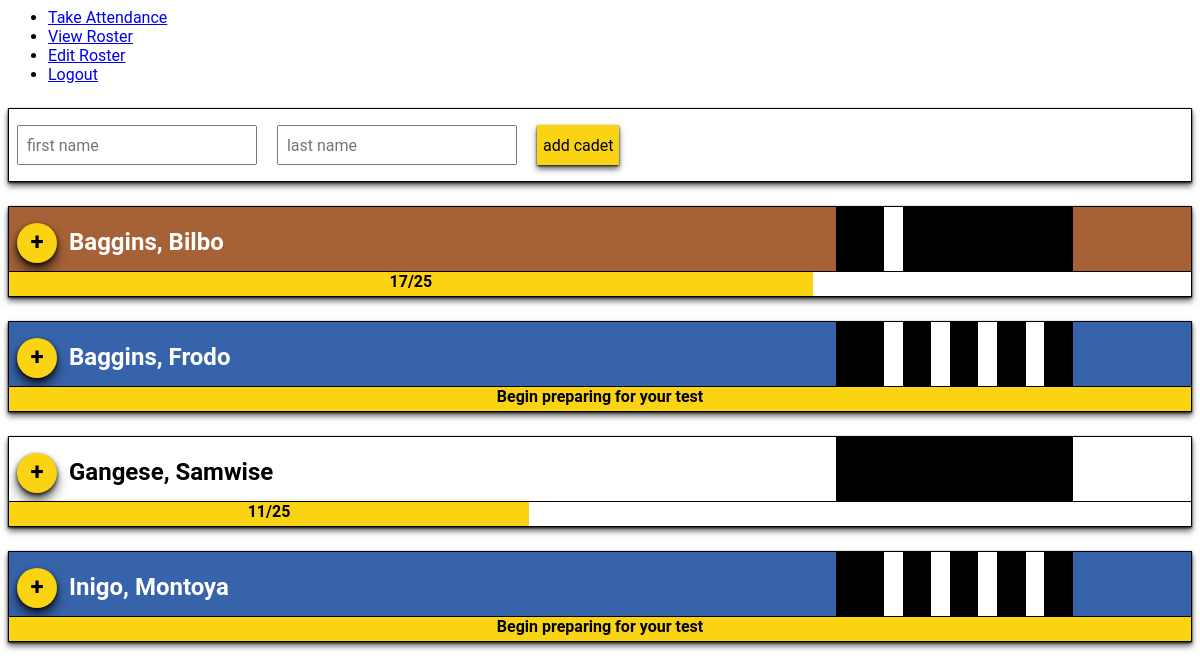
/add (signed in), run on the app's committed database.
### tables this page shows
CREATE TABLE cadets(id INTEGER NOT NULL PRIMARY KEY, last_name TEXT NOT NULL, first_name TEXT NOT NULL, attendance_current_rank INTEGER NOT NULL, attendance_total INTEGER NOT NULL, time INTEGER NOT NULL DEFAULT CURRENT_DATE, rank TEXT NOT NULL DEFAULT "white", CONSTRAINT unq UNIQUE (last_name, first_name));

### application.py (the view)
@app.route("/add", methods=["GET", "POST"])
@login_required
def add():
    if request.method ==  "POST":
        first = request.form.get("first").upper()
        last = request.form.get("last").upper()
        if first == "" or last == "":
            msg = "please provide your first and last name"
            return error(msg)
        else:
            c.execute("SELECT first_name, last_name FROM cadets WHERE first_name=? AND last_name=?", (first, last))
            exists = c.fetchone()
            if exists == None:
                c.execute("INSERT INTO cadets (first_name, last_name, attendance_current_rank, attendance_total) VALUES (?, ?, 1, 1)", (first, last))
                conn.commit()
                return redirect("/add")
            else:
                msg = "this name already exists in the database"
                return error(msg)
    else:
        cadets = c.execute("SELECT * FROM cadets ORDER BY last_name ASC")
        return render_template("add.html", cadets = cadets)

### application.py (called while the page is built)
def login_required(f):
    @wraps(f)
    def decorated_function(*args, **kwargs):
        if session.get("user_id") is None:
            return redirect(url_for("login", next=request.url))
        return f(*args, **kwargs)
    return decorated_function

### templates/add.html (shortened to what this page needs)
{% extends "layout.html" %}
{% block main %}
    <div class="cadet_info card">
        <form action="{{ url_for('add') }}" method="post">
            <input type="text" name="first" placeholder="first name"/>
            <input type="text" name="last" placeholder="last name"/>
            <button type="submit">add cadet</button>
        </form>
    </div>
    <p>
    {% for cadet in cadets %}
        <div class="card">
            <div class="cadet_info" id="{{ cadet.rank }}">
                <a href="/check_in/{{cadet.first_name}},{{cadet.last_name}}"/><button class="checkin">+</button></a>
                <span class="important">{{ cadet.last_name.capitalize() }},  {{ cadet.first_name.capitalize() }}</span>
                <div class="stripes_bar">
                    <div class="stripe num{% if cadet.attendance_current_rank > 99 %}4{% else %}{{ ((cadet.attendance_current_rank-(cadet.attendance_current_rank%25))/25)|int }}{% endif %} first_stripe">
                    </div>
                    <div class="stripe num{% if cadet.attendance_current_rank > 99 %}4{% else %}{{ ((cadet.attendance_current_rank-(cadet.attendance_current_rank%25))/25)|int }}{% endif %} second_stripe">
                    </div>
                    <div class="stripe num{% if cadet.attendance_current_rank > 99 %}4{% else %}{{ ((cadet.attendance_current_rank-(cadet.attendance_current_rank%25))/25)|int }}{% endif %} third_stripe">
                    </div>
                    <div class="stripe num{% if cadet.attendance_current_rank > 99 %}4{% else %}{{ ((cadet.attendance_current_rank-(cadet.attendance_current_rank%25))/25)|int }}{% endif %} fourth_stripe">
                    </div>
                </div>
            </div>
            <div class="progress_bar">
                <div class="progress_fill" style="width: {{ ((cadet.attendance_current_rank % 25)/25)*100|round(1) }}%">
                    {{ cadet.attendance_current_rank % 25 }}/25
                </div>
                <div class="ready_to_test stripe{% if cadet.attendance_current_rank > 99 %}4{% else %}{{ ((cadet.attendance_current_rank-(cadet.attendance_current_rank%25))/25)|int }}{% endif %}">
                    Begin preparing for your test
                </div>
            </div>
        </div>
    {% endfor %}
    </p>
{% endblock %}

### static/stylesheet/styles.css (style rules this page uses)
body { font-family: "Roboto", "Noto Sans", sans-serif; font-size: 16px; box-sizing: border-box; }
input { font-family: "Roboto", "Noto Sans", sans-serif; font-size: 16px; padding-left:8px; font-family: "Roboto", "Noto Sans", sans-serif; height: 40px; min-width: 240px; margin: 8px; }
button { font-size:16px; font-family:"Roboto", "Noto Sans", sans-serif; border:none; box-shadow: 0 1px 2px 0 rgba(0, 0, 0, .8), 0 4px 6px 0 rgba(0, 0, 0, .6); background-color:#FAD312; color: black; height:40px; min-width:40px; margin:8px; }
.important { font-size:24px; font-weight: bold; }
.cadet_info { border:1px solid black; position:relative; margin-top:24px; padding-top:8px; max-height:64px; }
.card { box-shadow: 0 1px 2px 0 rgba(0, 0, 0, .8), 0 4px 6px 0 rgba(0, 0, 0, .6); }
.stripes_bar { position:absolute; top:0; right:10%; background-color: black; height:65px; width: 20%; }
.stripe { position:absolute; border:none; background-color: white; width:8%; height:64px; visibility:hidden; }
.stripe.first_stripe { left:20%; }
.stripe.num1.first_stripe, .stripe.num2.first_stripe, .stripe.num3.first_stripe, .stripe.num4.first_stripe { visibility:visible; }
.stripe.second_stripe { left:40%; }
.stripe.num2.second_stripe, .stripe.num3.second_stripe, .stripe.num4.second_stripe { visibility:visible; }
.stripe.third_stripe { left:60%; }
.stripe.num3.third_stripe, .stripe.num4.third_stripe { visibility: visible; }
.stripe.fourth_stripe { left:80%; }
.stripe.num4.fourth_stripe { visibility: visible; }
.checkin { font-size:24px; padding-bottom:3px; box-shadow: 0 2px 4px 0 rgba(0, 0, 0, .8), 0 8px 12px 0 rgba(0, 0, 0, .6); font-weight:bold; border:none; border-radius:50%; }
.progress_bar { position: relative; height: 24px; border:solid black; border-width:0 1px 1px 1px; }
.ready_to_test { position:absolute; background-color: #FAD312; text-align:center; font-weight: bold; width:100%; visibility:hidden; height:24px; }
.ready_to_test.stripe4 { visibility:visible; }
.progress_fill { position:absolute; font-weight:bold; text-align:center; background-color:#FAD312; height:24px; }
#blue { background-color:#3763AA; color: white; }
#brown { background-color:#A66236; color:white; }

### data on the page
cadets: last_name "Baggins", first_name "Bilbo", cadet.attendance_current_rank%25 "17"
cadets: last_name "Baggins", first_name "Frodo", {{ ((cadet.attendance_current_rank % 25)/25)*100|round(1) }} 56.00000000000001 (drawn)
cadets: last_name "Gangese", first_name "Samwise", cadet.attendance_current_rank%25 "11"
cadets: last_name "Inigo", first_name "Montoya", {{ ((cadet.attendance_current_rank % 25)/25)*100|round(1) }} 96.0 (drawn)
